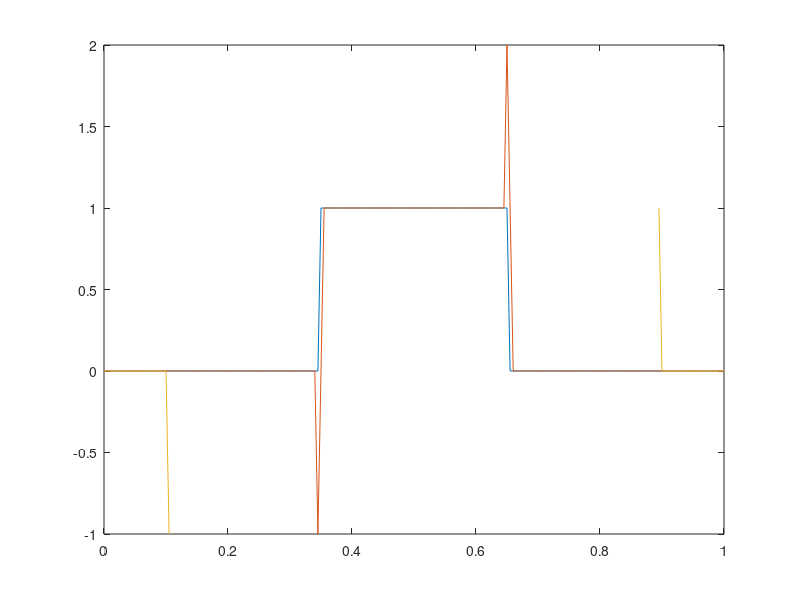

MATLAB code to generate this figure:
h=1/200;
U0=zeros(size(1,201));
u0(1,1:70)=0;
u0(1,71:131)=1;
u0(1,132:201)=0;
u=[];
u(1,:)=u0;
t=0;
x=(0:h:1);
plot (x,u(1,:));
hold on
b1=0;
b2=0
for i=2:101
    for j=2:200
        u(i,j)=u(i-1,j)-(0.02/0.005)*0.25*(-(u(i-1,j-1))^2+(u(i-1,j+1))^2);
    end
    u(i,1)=u(i-1,1)-(0.02/0.005)*0.25*(-b1+(u(i-1,2))^2);
    u(i,201)=u(i-1,201)-(0.02/0.005)*0.25*(-(u(i-1,200))^2+b2);
end
plot(x,u(2,:))
hold on
plot(x,u(50,:))
hold on
plot(x,u(101,:))